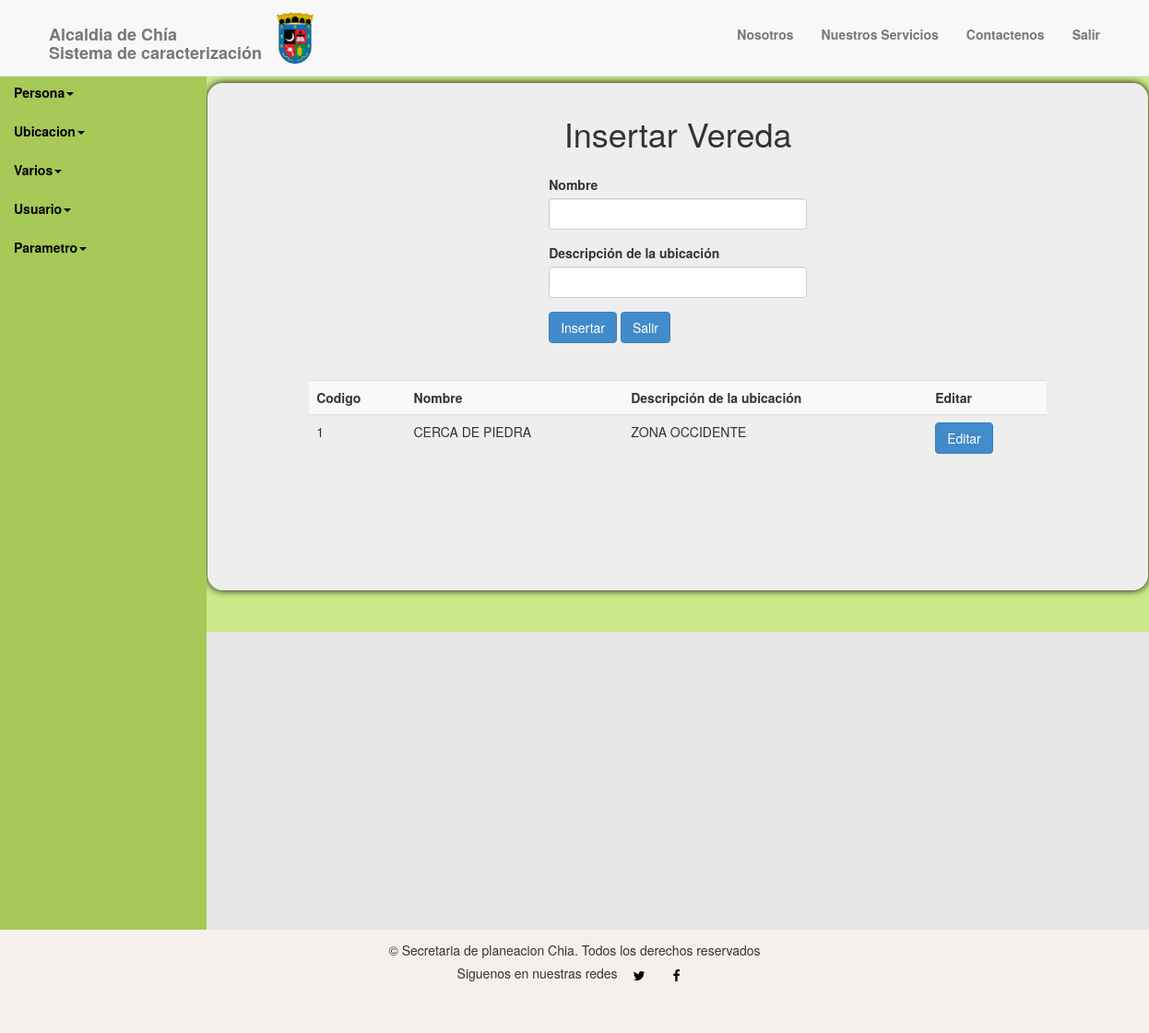
Screenshot of /home.php?var=24 with the database file from the repository.
### tables this page shows
CREATE TABLE IF NOT EXISTS `tbvereda` (
  `codver` int(11) NOT NULL COMMENT 'codigo de la vereda',
  `nomver` varchar(50) NOT NULL COMMENT 'nombre de la vereda',
  `desubver` varchar(50) NOT NULL COMMENT 'descripcion de la ubicación'
);

### controlador/ctbvereda.php (called while the page is built, shortened)
<?php
	include("modelo/mtbvereda.php");
	$ins= new mtbvereda();
?>

### modelo/mtbvereda.php (called while the page is built, shortened)
<?php
	include("controlador/conexion.php");
	class mtbvereda
	{
		function selver()
			{
				$sql= "SELECT * FROM tbvereda;";
				$conexionBD= new conexion();
				$conexionBD-> conectarBD();
				$datos=$conexionBD-> ejecon($sql,0);
				return $datos;
			}
	}
?>

### controlador/configuracion.php (called while the page is built)
<?php
	$serv_bd = "localhost";
	$usu_bd = "root";
	$pass_bd = "";
	$bd = "caracterizacion";
?>

### controlador/conexion.php (called while the page is built, shortened)
<?php
	class conexion {
		function conectarBD() {
			include("configuracion.php");
			$this -> link = mysql_connect ($serv_bd, $usu_bd, $pass_bd);
			$bd2 = mysql_select_db($bd);
		}
		function ejeCon($con, $op) {
			$this -> resultado = mysql_query($con) or die("La consulta fallo: ". mysql_error());
			if($op == 0) {
				while ($linea = mysql_fetch_array($this -> resultado)) {
					$arrayResultado[] = $linea;
				}
			} else {
				$arrayResultado[] = 0;
			}
			$resarr = isset ($arrayResultado) ? $arrayResultado: NULL;
			if($resarr) {
				return $arrayResultado;
			}
		}
	}
?>

### vista/vtbvereda.php (the view)
<?php
	include("controlador/ctbvereda.php");
?>
<h1>Insertar Vereda </h1>
<div class="forms">
    <form name="form1" action="" method="post">
        <div class="row">
            <div class="form-group">
                <label for="Nombre de la Vereda ">Nombre </label>
                <input name="nomver" type="text" class="form-control">
            </div>
			<div class="form-group">
                <label for="Descripcion de la Vereda ">Descripción de la ubicación</label>
                <input name="desubver" type="text" class="form-control">
            </div>
            <div class="form-group">
                <input type="submit" class="btn btn-primary" value="Insertar">
                <a href="home.php" class="btn btn-primary" >Salir</a>
            </div>
        </div>
    </form>
	</div>
<div class="tbcenter">
	<form id="form2" name="form2" method="GET" action="" onSubmit="return confirm('¿Desea eliminar?')">
		<table width="700px" class="table table-striped">
        <tr>
			<th>Codigo </th>
            <th>Nombre </th>
            <th>Descripción de la ubicación</th>
            <th>Editar</th>
        </tr>
	<?php
		$dato= $ins->selver();
		for($i=0;$i<count($dato);$i++)
			{
	?>
		<tr>
			<td><?php echo $dato[$i]['codver']?></td>
		    <td><?php echo $dato[$i]['nomver']?></td>
            <td><?php echo $dato[$i]['desubver'] ?></td>
            <td><a href="home.php?pr=<?php echo $dato[$i]['codver'] ?>&var=25" class="btn btn-primary">Editar</a></td>
        </tr>
	<?php } ?>
		</table>
	</form>
</div>

### css/simple-sidebar.css (style rules this page uses)
body { background-color: #E6E6E6; }

### css/miestilo.css (style rules this page uses)
.plantilla1 table td { text-align: left; }
.forms { width: 250px; margin: 25px auto; text-align: left; }
.tbcenter { text-align: left; width: 800px; margin: 0 auto; }

### rows the page displays
tbvereda: codver "1", nomver "CERCA DE PIEDRA", desubver "ZONA OCCIDENTE"
